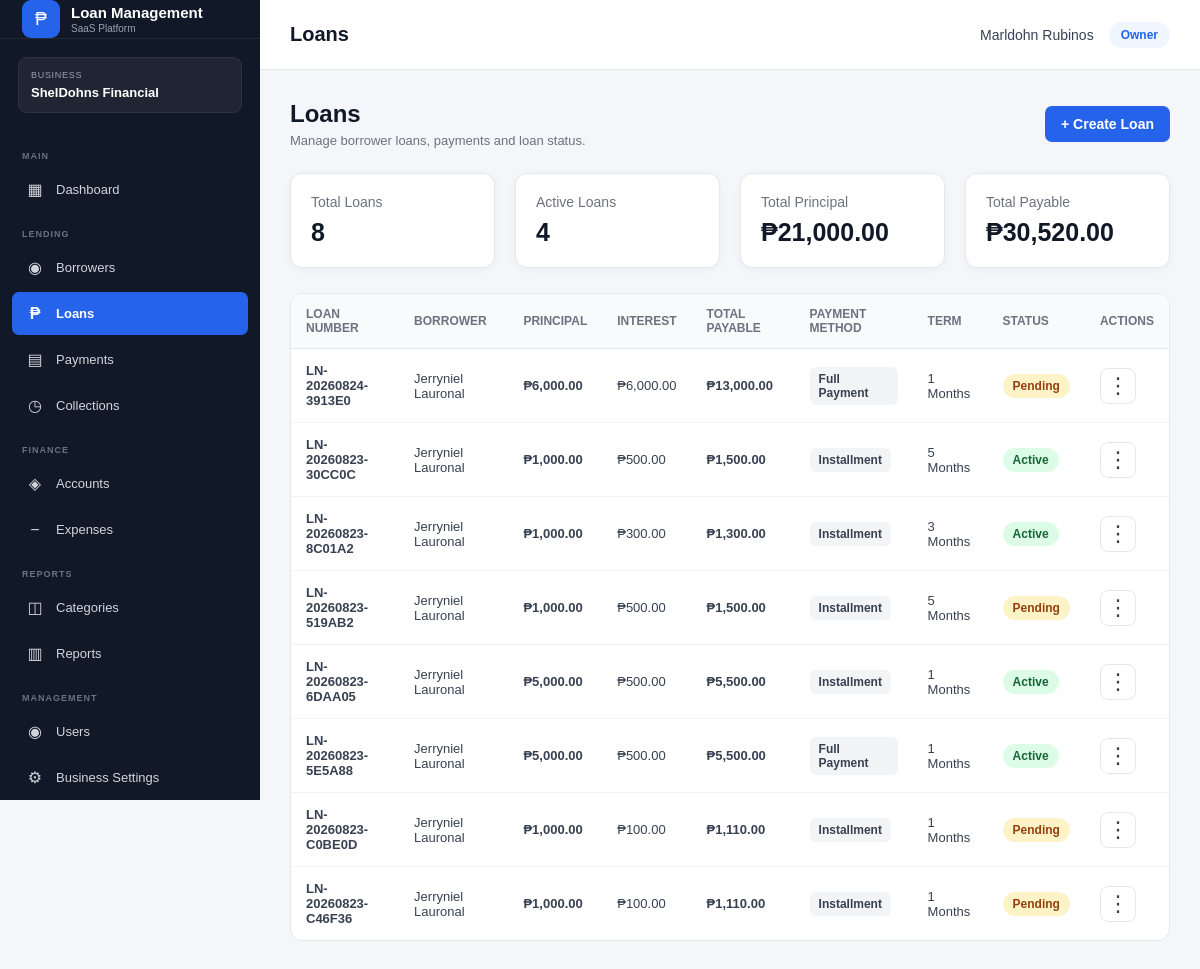
Screenshot of /public/index.php?url=loans (signed in) with the database file from the repository.
### tables this page shows
CREATE TABLE `loans` (
  `id` int(10) UNSIGNED NOT NULL,
  `business_id` bigint(20) UNSIGNED NOT NULL,
  `borrower_id` int(10) UNSIGNED NOT NULL,
  `account_id` int(10) UNSIGNED DEFAULT NULL,
  `category_id` int(10) UNSIGNED DEFAULT NULL,
  `loan_number` varchar(50) NOT NULL,
  `principal_amount` decimal(15,2) NOT NULL DEFAULT 0.00,
  `interest_rate` decimal(8,2) NOT NULL DEFAULT 0.00,
  `interest_type` enum('flat','reducing_balance') NOT NULL DEFAULT 'flat',
  `payment_type` enum('installment','full_payment') NOT NULL DEFAULT 'installment',
  `term` int(11) NOT NULL DEFAULT 1,
  `term_period` enum('days','weeks','months','years') NOT NULL DEFAULT 'months',
  `processing_fee` decimal(15,2) NOT NULL DEFAULT 0.00,
  `total_interest` decimal(15,2) NOT NULL DEFAULT 0.00,
  `total_payable` decimal(15,2) NOT NULL DEFAULT 0.00,
  `release_date` date DEFAULT NULL,
  `first_payment_date` date DEFAULT NULL,
  `status` enum('pending','approved','active','completed','overdue','cancelled','rejected') NOT NULL DEFAULT 'pending',
  `purpose` varchar(255) DEFAULT NULL,
  `notes` text DEFAULT NULL,
  `created_by` int(10) UNSIGNED DEFAULT NULL,
  `created_at` timestamp NOT NULL DEFAULT current_timestamp(),
  `updated_at` timestamp NOT NULL DEFAULT current_timestamp() ON UPDATE current_timestamp()
);

### app/views/loans/index.php (the view, shortened to what the rows shown need)
<?php
$loans =
    $loans
    ?? [];
if (!function_exists('formatPaymentMethod')) {
    function formatPaymentMethod($value): string
    {
        $value =
            strtolower(
                trim(
                    (string)$value
                )
            );
        switch ($value) {
            case 'full_payment':
                return 'Full Payment';
            case 'installment':
                return 'Installment';
        }
    }
}
?>
<!DOCTYPE html>
<html lang="en">
<head>
    <link
        rel="stylesheet"
        href="assets/css/style.css"
    >
</head>
<body>
<div class="main-content">
    <div class="container">
        <div class="page-header">
            <div>
                <h1>
                    Loans
                </h1>
            </div>
        </div>
        <?php if (empty($loans)): ?>
            <div
                class="form-card"
                style="margin-top:20px;"
            >
                <div class="empty-state">
                    <h3>
                        No Loans Found
                    </h3>
                    <p>
                        You haven't created
                        any loans yet.
                    </p>
                    <br>
                    <button
                        type="button"
                        class="btn btn-primary"
                        onclick="openCreateLoanModal()"
                    >
                        Create Your First Loan
                    </button>
                </div>
            </div>
        <?php else: ?>
            <div
                class="table-container"
                style="margin-top:20px;"
            >
                <table>
                    <thead>
                        <tr>
                            <th>
                                Loan Number
                            </th>
                            <th>
                                Borrower
                            </th>
                            <th>
                                Principal
                            </th>
                            <th>
                                Interest
                            </th>
                            <th>
                                Total Payable
                            </th>
                            <th>
                                Payment Method
                            </th>
                            <th>
                                Term
                            </th>
                            <th>
                                Status
                            </th>
                            <th>
                                Actions
                            </th>
                        </tr>
                    </thead>
                    <tbody>
                    <?php foreach (
                        $loans as $loan
                    ): ?>
                        <?php
                        $loanId =
                            (int)(
                                $loan['id']
                                ?? 0
                            );
                        $loanNumber =
                            $loan['loan_number']
                            ?? '';
                        $borrowerName =
                            $loan['borrower_name']
                            ?? $loan['full_name']
                            ?? $loan['borrower']
                            ?? 'Unknown Borrower';
                        $principal =
                            (float)(
                                $loan['principal_amount']
                                ?? 0
                            );
                        $interest =
                            (float)(
                                $loan['total_interest']
                                ?? 0
                            );
                        $payable =
                            (float)(
                                $loan['total_payable']
                                ?? 0
                            );
                        $term =
                            (int)(
                                $loan['term']
                                ?? 1
                            );
                        $termPeriod =
                            $loan['term_period']
                            ?? 'months';
                        $paymentType =
                            $loan['payment_type']
                            ?? 'installment';
                        $status =
                            strtolower(
                                $loan['status']
                                ?? 'pending'
                            );
                        ?>
                        <tr>
                            <td>
                                <span class="loan-number">
                                    <?= htmlspecialchars(
                                        $loanNumber
                                    ) ?>
                                </span>
                            </td>
                            <td>
                                <?= htmlspecialchars(
                                    $borrowerName
                                ) ?>
                            </td>
                            <td>
                                <strong>
                                    ₱<?= number_format(
                                        $principal,
                                        2
                                    ) ?>
                                </strong>
                            </td>
                            <td>
                                ₱<?= number_format(
                                    $interest,
                                    2
                                ) ?>
                            </td>
                            <td>
                                <strong>
                                    ₱<?= number_format(
                                        $payable,
                                        2
                                    ) ?>
                                </strong>
                            </td>
                            <td>
                                <span class="payment-method">
                                    <?= htmlspecialchars(
                                        formatPaymentMethod(
                                            $paymentType
                                        )
                                    ) ?>
                                </span>
                            </td>
                            <td>
                                <?= number_format(
                                    $term
                                ) ?>
                                <?= htmlspecialchars(
                                    ucfirst(
                                        $termPeriod
                                    )
                                ) ?>
                            </td>
                            <td>
                                <span
                                    class="loan-status loan-status-<?= htmlspecialchars(
                                        $status
                                    ) ?>"
                                >
                                    <?= htmlspecialchars(
                                        ucfirst(
                                            $status
                                        )
                                    ) ?>
                                </span>
                            </td>
                            <td>
                                <div class="loan-action-menu">
                                    <button
                                        type="button"
                                        class="loan-action-button"
                                        onclick="toggleLoanActions(<?= $loanId ?>)"
                                        aria-label="Loan actions"
                                        aria-expanded="false"
                                        data-loan-id="<?= $loanId ?>"
                                    >
                                        ⋮
                                    </button>
                                </div>
                            </td>
                        </tr>
                    <?php endforeach; ?>
                    </tbody>
                </table>
            </div>
        <?php endif; ?>
    </div>
</div>
</body>
</html>

### rows the page displays
loans: loan_number "LN-20260824-3913E0", borrowerName "Jerryniel Lauronal", principal_amount "6,000.00", total_interest "6,000.00", total_payable "13,000.00", payment_type "Full Payment", term "1", term_period "Months", status "Pending"
loans: loan_number "LN-20260823-30CC0C", borrowerName "Jerryniel Lauronal", principal_amount "1,000.00", total_interest "500.00", total_payable "1,500.00", payment_type "Installment", term "5", term_period "Months", status "Active"
loans: loan_number "LN-20260823-8C01A2", borrowerName "Jerryniel Lauronal", principal_amount "1,000.00", total_interest "300.00", total_payable "1,300.00", payment_type "Installment", term "3", term_period "Months", status "Active"
loans: loan_number "LN-20260823-519AB2", borrowerName "Jerryniel Lauronal", principal_amount "1,000.00", total_interest "500.00", total_payable "1,500.00", payment_type "Installment", term "5", term_period "Months", status "Pending"
loans: loan_number "LN-20260823-6DAA05", borrowerName "Jerryniel Lauronal", principal_amount "5,000.00", total_interest "500.00", total_payable "5,500.00", payment_type "Installment", term "1", term_period "Months", status "Active"
loans: loan_number "LN-20260823-5E5A88", borrowerName "Jerryniel Lauronal", principal_amount "5,000.00", total_interest "500.00", total_payable "5,500.00", payment_type "Full Payment", term "1", term_period "Months", status "Active"
loans: loan_number "LN-20260823-C0BE0D", borrowerName "Jerryniel Lauronal", principal_amount "1,000.00", total_interest "100.00", total_payable "1,110.00", payment_type "Installment", term "1", term_period "Months", status "Pending"
loans: loan_number "LN-20260823-C46F36", borrowerName "Jerryniel Lauronal", principal_amount "1,000.00", total_interest "100.00", total_payable "1,110.00", payment_type "Installment", term "1", term_period "Months", status "Pending"

### other values shown
$business['name'] "ShelDohns Financial"
$user['full_name'] "Marldohn Rubinos"
$tenantRole "Owner"
$totalLoans "8"
$activeLoans "4"
$totalPrincipal "21,000.00"
$totalPayable "30,520.00"
